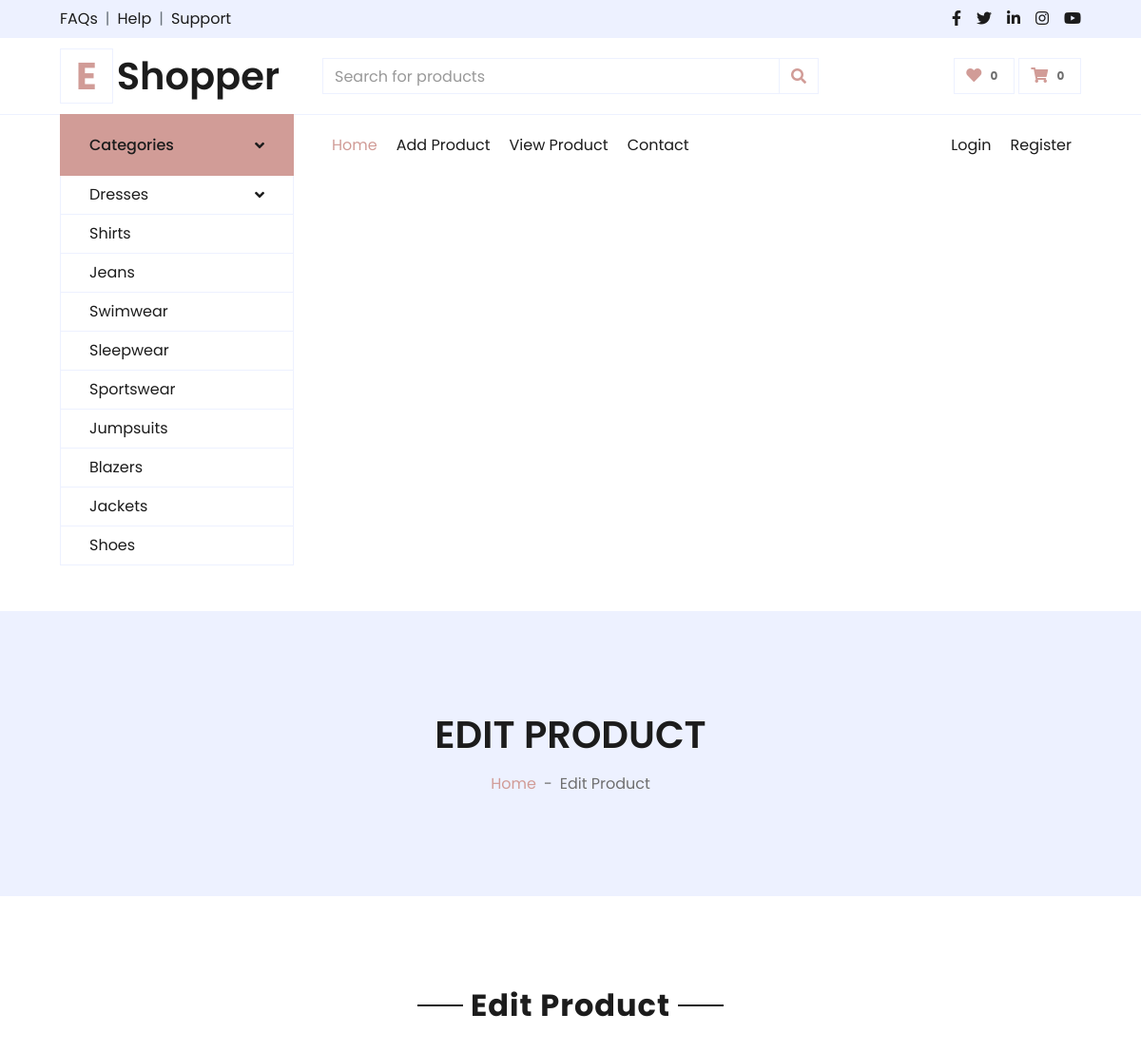
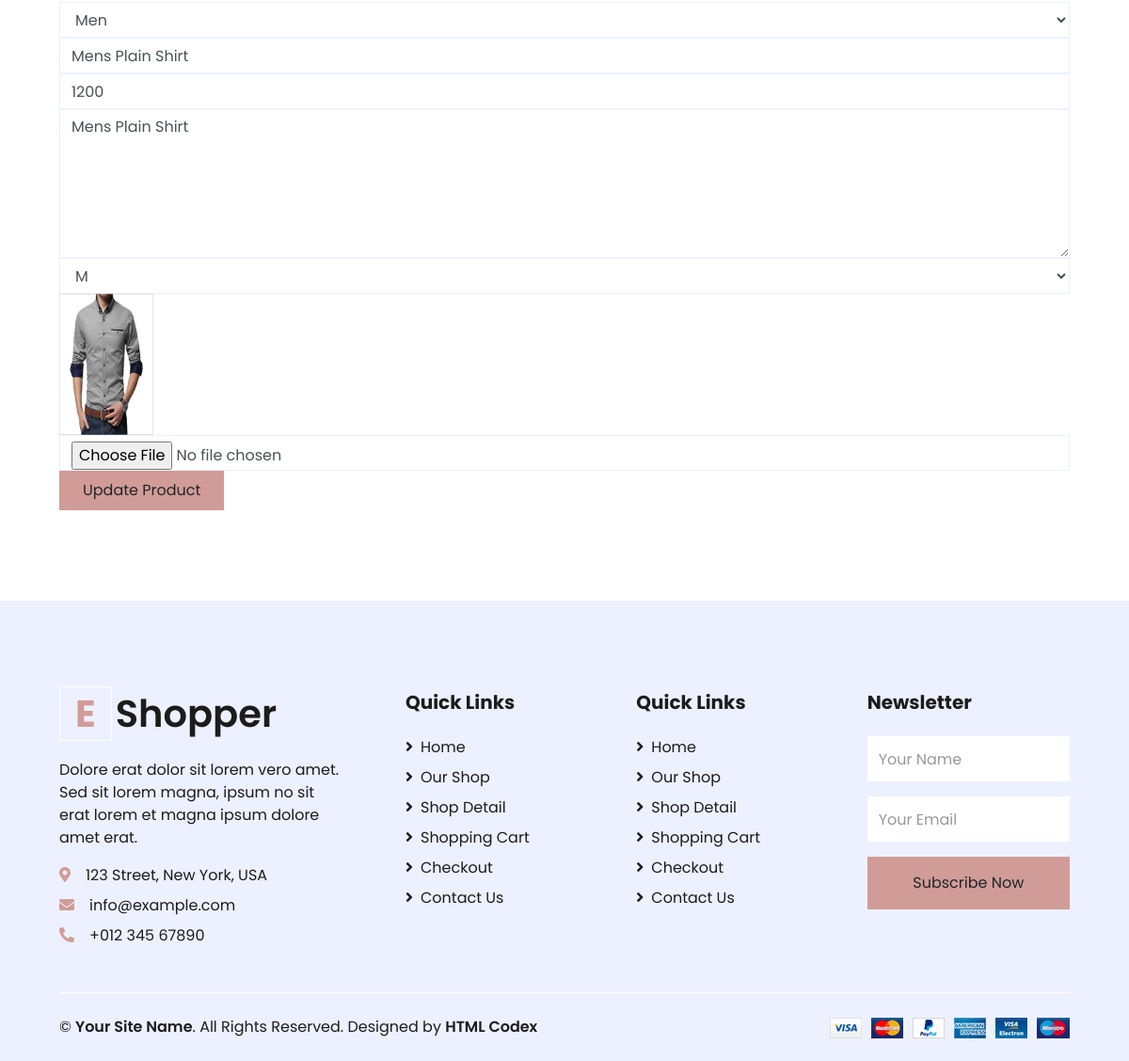
The app's page /seller-edit-product/1/ with its own data (2 pictures, top to bottom).
### myapp/models.py (models this page shows, shortened)
class Product(models.Model):
	category=(
		('men','men'),
		('women','women'),
		('kid','kid'),
		)
	size=(
		("s","s"),
		("m","m"),
		("l","l"),
		("xl","xl"),
		("xxl","xxl"),
		)
	seller=models.ForeignKey(User,on_delete=models.CASCADE)
	product_category=models.CharField(max_length=100,choices=category)
	product_name=models.CharField(max_length=100)
	product_price=models.PositiveIntegerField()
	product_desc=models.TextField()
	product_size=models.CharField(max_length=100,choices=size)
	product_image=models.ImageField(upload_to='product_image/')

### myapp/views.py (the view)
# urls.py: path('seller-edit-product/<int:pk>/',views.seller_edit_product,name='seller-edit-product'),
def seller_edit_product(request,pk):
	product=Product.objects.get(pk=pk)
	if request.method=="POST":
		product.product_category=request.POST['product_category']
		product.product_name=request.POST['product_name']
		product.product_price=request.POST['product_price']
		product.product_desc=request.POST['product_desc']
		product.product_size=request.POST['product_size']
		try:
			product.product_image=request.FILES['product_image']
		except:
			pass
		product.save()
		msg="Product Updated Successfully"
		return render(request,'seller-edit-product.html',{'product':product,'msg':msg})
	else:
		return render(request,'seller-edit-product.html',{'product':product})

### myapp/templates/seller-edit-product.html (shortened to what this page needs)
{% extends 'seller-header.html' %}
{% load static %}
{% block content %}
<!DOCTYPE html>
<html lang="en">
<head>
</head>
</head>
<body>
    <div class="container-fluid bg-secondary mb-5">
        <div class="d-flex flex-column align-items-center justify-content-center" style="min-height: 300px">
            <h1 class="font-weight-semi-bold text-uppercase mb-3">Edit Product</h1>
            <div class="d-inline-flex">
                <p class="m-0"><a href="">Home</a></p>
                <p class="m-0 px-2">-</p>
                <p class="m-0">Edit Product</p>
            </div>
        </div>
    </div>
    <div class="container-fluid pt-5">
        <div class="text-center mb-4">
            <h2 class="section-title px-5"><span class="px-2">Edit Product</span></h2>
        </div>
        <div class="row px-xl-5">
            <div class="col-lg-12 mb-5">
                <div class="contact-form">
                    <form method="post" action="{% url 'seller-edit-product' pk=product.pk %} " enctype="multipart/form-data">
                        <div class="control-group">
                            <select name="product_category" class="form-control" id="name">
                                {% if product.product_category == "men" %}
                                    <option value="men" selected>Men</option>
                                {% elif product.product_category == "women" %}
                                    <option>---Select Product Category---</option>
                                    <option value="men">Men</option>
                                    <option value="women" selected>Women</option>
                                    <option value="kid">Kid</option>
                                {% elif product.product_category == "kid" %}
                                    <option>---Select Product Category---</option>
                                    <option value="men">Men</option>
                                    <option value="women">Women</option>
                                    <option value="kid" selected>Kid</option>
                                {% endif %}
                            </select>
                        </div>
                        <div class="control-group">
                            <input type="text" class="form-control" id="name" value="{{product.product_name}}" name="product_name" >
                        </div>
                         <div class="control-group">
                            <input type="text" class="form-control" id="name" value="{{product.product_price}}" name="product_price" >
                        </div>
                        <div class="control-group">
                            <textarea class="form-control" rows="6" id="message" name="product_desc">{{product.product_desc}}</textarea>
                        </div>
                        <div class="control-group">
                            <select name="product_size" class="form-control" id="name">
                                {% if product.product_size == "s" %}
                                    <option>---Select Product Size---</option>
                                    <option value="s" selected>S</option>
                                    <option value="m">M</option>
                                    <option value="l">L</option>
                                    <option value="xl">XL</option>
                                    <option value="xxl">XXL</option>
                                {% elif product.product_size == "m" %}
                                    <option value="m"selected>M</option>
                                {% endif %}
                            </select>
                        </div>
                        <div class="control-group">
                            <img src="{{product.product_image.url}}" width="100px" height="150px">
                        </div>
                        <div class="control-group">
                            <input type="file" class="form-control" id="email" name="product_image" />
                        </div>
                        <div>
                            <button class="btn btn-primary py-2 px-4" type="submit" id="sendMessageButton">Update Product</button>
                        </div>
                    </form>
                </div>
            </div>
        </div>
    </div>
</body>
</html>
{% endblock %}

### records on screen
Product: product_category "Men", product_name "Mens Plain Shirt", product_price "1200", product_desc "Mens Plain Shirt", product_size "M", product_image (picture)
